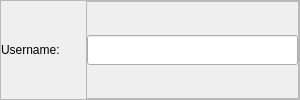
             <widget class="QFrame" name="frame_5">
              <property name="sizePolicy">
               <sizepolicy hsizetype="Preferred" vsizetype="Fixed">
                <horstretch>0</horstretch>
                <verstretch>0</verstretch>
               </sizepolicy>
              </property>
              <property name="minimumSize">
               <size>
                <width>300</width>
                <height>0</height>
               </size>
              </property>
              <property name="styleSheet">
               <string notr="true"/>
              </property>
              <property name="frameShape">
               <enum>QFrame::StyledPanel</enum>
              </property>
              <property name="frameShadow">
               <enum>QFrame::Raised</enum>
              </property>
              <layout class="QHBoxLayout" name="horizontalLayout_3">
               <property name="spacing">
                <number>5</number>
               </property>
               <property name="leftMargin">
                <number>0</number>
               </property>
               <property name="topMargin">
                <number>0</number>
               </property>
               <property name="rightMargin">
                <number>0</number>
               </property>
               <property name="bottomMargin">
                <number>0</number>
               </property>
               <item>
                <widget class="QLabel" name="label_2">
                 <property name="sizePolicy">
                  <sizepolicy hsizetype="Fixed" vsizetype="Fixed">
                   <horstretch>0</horstretch>
                   <verstretch>0</verstretch>
                  </sizepolicy>
                 </property>
                 <property name="minimumSize">
                  <size>
                   <width>80</width>
                   <height>0</height>
                  </size>
                 </property>
                 <property name="maximumSize">
                  <size>
                   <width>80</width>
                   <height>16777215</height>
                  </size>
                 </property>
                 <property name="styleSheet">
                  <string notr="true"/>
                 </property>
                 <property name="text">
                  <string>Username:</string>
                 </property>
                </widget>
               </item>
               <item>
                <widget class="QFrame" name="frame_18">
                 <property name="sizePolicy">
                  <sizepolicy hsizetype="Expanding" vsizetype="Preferred">
                   <horstretch>0</horstretch>
                   <verstretch>0</verstretch>
                  </sizepolicy>
                 </property>
                 <property name="frameShape">
                  <enum>QFrame::StyledPanel</enum>
                 </property>
                 <property name="frameShadow">
                  <enum>QFrame::Raised</enum>
                 </property>
                 <layout class="QHBoxLayout" name="horizontalLayout_16">
                  <property name="leftMargin">
                   <number>0</number>
                  </property>
                  <property name="topMargin">
                   <number>0</number>
                  </property>
                  <property name="rightMargin">
                   <number>0</number>
                  </property>
                  <property name="bottomMargin">
                   <number>0</number>
                  </property>
                  <item>
                   <widget class="QLineEdit" name="username_field">
                    <property name="sizePolicy">
                     <sizepolicy hsizetype="Minimum" vsizetype="Fixed">
                      <horstretch>0</horstretch>
                      <verstretch>0</verstretch>
                     </sizepolicy>
                    </property>
                    <property name="minimumSize">
                     <size>
                      <width>200</width>
                      <height>30</height>
                     </size>
                    </property>
                   </widget>
                  </item>
                 </layout>
                </widget>
               </item>
              </layout>
             </widget>
